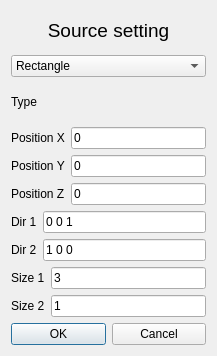
<?xml version="1.0" encoding="UTF-8"?>
<ui version="4.0">
 <class>Source</class>
 <widget class="QDialog" name="Source">
  <property name="geometry">
   <rect>
    <x>0</x>
    <y>0</y>
    <width>217</width>
    <height>356</height>
   </rect>
  </property>
  <property name="sizePolicy">
   <sizepolicy hsizetype="Preferred" vsizetype="Preferred">
    <horstretch>0</horstretch>
    <verstretch>0</verstretch>
   </sizepolicy>
  </property>
  <property name="minimumSize">
   <size>
    <width>0</width>
    <height>0</height>
   </size>
  </property>
  <property name="windowTitle">
   <string>Source Setting</string>
  </property>
  <property name="modal">
   <bool>true</bool>
  </property>
  <layout class="QVBoxLayout" name="verticalLayout">
   <item>
    <widget class="QLabel" name="lbl_SourceTitle">
     <property name="font">
      <font>
       <pointsize>14</pointsize>
      </font>
     </property>
     <property name="text">
      <string>Source setting</string>
     </property>
     <property name="alignment">
      <set>Qt::AlignCenter</set>
     </property>
    </widget>
   </item>
   <item>
    <widget class="QComboBox" name="cmbBx_SourceType">
     <item>
      <property name="text">
       <string>Rectangle</string>
      </property>
     </item>
     <item>
      <property name="text">
       <string>Point</string>
      </property>
     </item>
    </widget>
   </item>
   <item>
    <widget class="QLabel" name="lbl_SourceType">
     <property name="text">
      <string>Type</string>
     </property>
     <property name="buddy">
      <cstring>cmbBx_SourceType</cstring>
     </property>
    </widget>
   </item>
   <item>
    <layout class="QHBoxLayout" name="horizontalLayout_2">
     <item>
      <widget class="QLabel" name="lbl_PosX">
       <property name="text">
        <string>Position X</string>
       </property>
       <property name="buddy">
        <cstring>ln_PosX</cstring>
       </property>
      </widget>
     </item>
     <item>
      <widget class="QLineEdit" name="ln_PosX">
       <property name="text">
        <string>0</string>
       </property>
      </widget>
     </item>
    </layout>
   </item>
   <item>
    <layout class="QHBoxLayout" name="horizontalLayout_3">
     <item>
      <widget class="QLabel" name="lbl_PosY">
       <property name="text">
        <string>Position Y</string>
       </property>
       <property name="buddy">
        <cstring>ln_PosY</cstring>
       </property>
      </widget>
     </item>
     <item>
      <widget class="QLineEdit" name="ln_PosY">
       <property name="text">
        <string>0</string>
       </property>
      </widget>
     </item>
    </layout>
   </item>
   <item>
    <layout class="QHBoxLayout" name="horizontalLayout_4">
     <item>
      <widget class="QLabel" name="lbl_PosZ">
       <property name="text">
        <string>Position Z</string>
       </property>
       <property name="buddy">
        <cstring>ln_PosZ</cstring>
       </property>
      </widget>
     </item>
     <item>
      <widget class="QLineEdit" name="ln_PosZ">
       <property name="text">
        <string>0</string>
       </property>
      </widget>
     </item>
    </layout>
   </item>
   <item>
    <layout class="QHBoxLayout" name="horizontalLayout_5">
     <item>
      <widget class="QLabel" name="lbl_Dir1">
       <property name="text">
        <string>Dir 1</string>
       </property>
       <property name="buddy">
        <cstring>ln_Dir1</cstring>
       </property>
      </widget>
     </item>
     <item>
      <widget class="QLineEdit" name="ln_Dir1">
       <property name="text">
        <string>0 0 1</string>
       </property>
      </widget>
     </item>
    </layout>
   </item>
   <item>
    <layout class="QHBoxLayout" name="horizontalLayout_6">
     <item>
      <widget class="QLabel" name="lbl_Dir2">
       <property name="text">
        <string>Dir 2</string>
       </property>
       <property name="buddy">
        <cstring>ln_Dir2</cstring>
       </property>
      </widget>
     </item>
     <item>
      <widget class="QLineEdit" name="ln_Dir2">
       <property name="text">
        <string>1 0 0</string>
       </property>
      </widget>
     </item>
    </layout>
   </item>
   <item>
    <layout class="QHBoxLayout" name="horizontalLayout">
     <item>
      <widget class="QLabel" name="lbl_Size1">
       <property name="text">
        <string>Size 1</string>
       </property>
       <property name="buddy">
        <cstring>ln_Size1</cstring>
       </property>
      </widget>
     </item>
     <item>
      <widget class="QLineEdit" name="ln_Size1">
       <property name="text">
        <string>3</string>
       </property>
      </widget>
     </item>
    </layout>
   </item>
   <item>
    <layout class="QHBoxLayout" name="horizontalLayout_8">
     <item>
      <widget class="QLabel" name="label_2">
       <property name="text">
        <string>Size 2</string>
       </property>
       <property name="buddy">
        <cstring>ln_Size2</cstring>
       </property>
      </widget>
     </item>
     <item>
      <widget class="QLineEdit" name="ln_Size2">
       <property name="text">
        <string>1</string>
       </property>
      </widget>
     </item>
    </layout>
   </item>
   <item>
    <layout class="QHBoxLayout" name="horizontalLayout_7">
     <item>
      <widget class="QPushButton" name="btn_OK">
       <property name="text">
        <string>OK</string>
       </property>
      </widget>
     </item>
     <item>
      <widget class="QPushButton" name="btn_Cancel">
       <property name="text">
        <string>Cancel</string>
       </property>
      </widget>
     </item>
    </layout>
   </item>
  </layout>
 </widget>
 <resources/>
 <connections/>
</ui>
